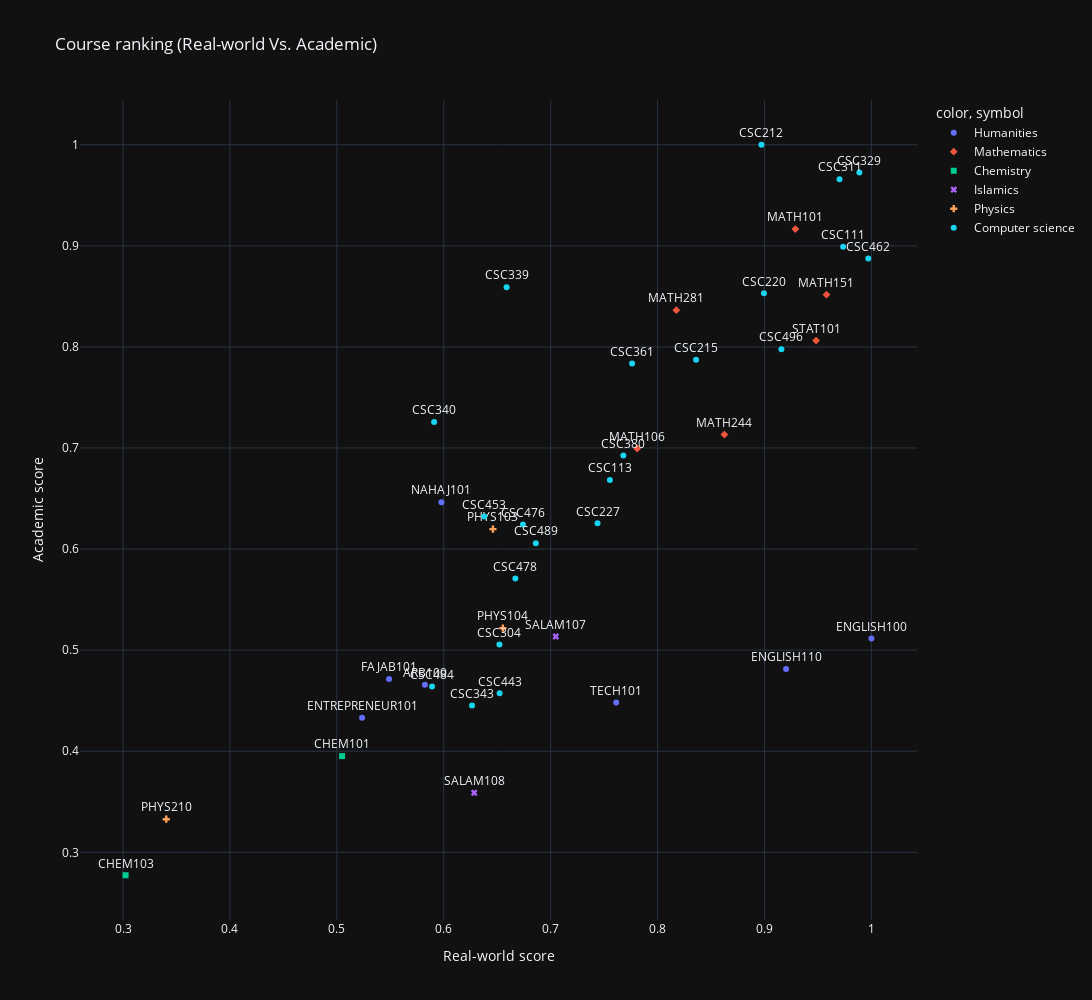

The code cell stored with this chart in its notebook:
### Code cell
sorted_categories = course_to_category(weighted_scores.index)
fig = px.scatter(weighted_scores, x="Real-world score", y="Academic score",color=sorted_categories, symbol=sorted_categories, title="Course ranking (Real-world Vs. Academic)",
                hover_name=weighted_scores.index, text=weighted_scores.index)

remove_double_naming_in_legend(fig)

fig.update_traces(textposition="top center")
fig.update_layout(height=1000, width=1600)
fig.write_image("images/Course ranking (Real-world Vs. Academic).png")
fig

### Figure 1 — Plotly figure (JSON) as saved in the notebook; plotly's stock layout.template omitted (floating-point values rounded to 4 significant figures)
{"data": [{"hovertemplate": "<b>%{hovertext}</b><br><br>color=Humanities<br>symbol=Humanities<br>Real-world score=%{x}<br>Academic score=%{y}<br>index=%{text}<extra></extra>", "hovertext": ["ENGLISH100", "ARB100", "TECH101", "ENTREPRENEUR101", "FAJAB101", "NAHAJ101", "ENGLISH110"], "legendgroup": "Humanities, Humanities", "marker": {"color": "#636efa", "symbol": "circle"}, "mode": "markers+text", "name": "Humanities", "orientation": "v", "showlegend": true, "text": ["ENGLISH100", "ARB100", "TECH101", "ENTREPRENEUR101", "FAJAB101", "NAHAJ101", "ENGLISH110"], "textposition": "top center", "type": "scatter", "x": [1, 0.5824, 0.7613, 0.5236, 0.5489, 0.5978, 0.9202], "xaxis": "x", "y": [0.5116, 0.4659, 0.4483, 0.4332, 0.4715, 0.6463, 0.4813], "yaxis": "y"}, {"hovertemplate": "<b>%{hovertext}</b><br><br>color=Mathematics<br>symbol=Mathematics<br>Real-world score=%{x}<br>Academic score=%{y}<br>index=%{text}<extra></extra>", "hovertext": ["MATH101", "STAT101", "MATH106", "MATH151", "MATH244", "MATH281"], "legendgroup": "Mathematics, Mathematics", "marker": {"color": "#EF553B", "symbol": "diamond"}, "mode": "markers+text", "name": "Mathematics", "orientation": "v", "showlegend": true, "text": ["MATH101", "STAT101", "MATH106", "MATH151", "MATH244", "MATH281"], "textposition": "top center", "type": "scatter", "x": [0.9289, 0.9483, 0.7809, 0.958, 0.8625, 0.8176], "xaxis": "x", "y": [0.9166, 0.8063, 0.6995, 0.8517, 0.7133, 0.8364], "yaxis": "y"}, {"hovertemplate": "<b>%{hovertext}</b><br><br>color=Chemistry<br>symbol=Chemistry<br>Real-world score=%{x}<br>Academic score=%{y}<br>index=%{text}<extra></extra>", "hovertext": ["CHEM101", "CHEM103"], "legendgroup": "Chemistry, Chemistry", "marker": {"color": "#00cc96", "symbol": "square"}, "mode": "markers+text", "name": "Chemistry", "orientation": "v", "showlegend": true, "text": ["CHEM101", "CHEM103"], "textposition": "top center", "type": "scatter", "x": [0.5049, 0.3024], "xaxis": "x", "y": [0.3952, 0.2773], "yaxis": "y"}, {"hovertemplate": "<b>%{hovertext}</b><br><br>color=Islamics<br>symbol=Islamics<br>Real-world score=%{x}<br>Academic score=%{y}<br>index=%{text}<extra></extra>", "hovertext": ["SALAM107", "SALAM108"], "legendgroup": "Islamics, Islamics", "marker": {"color": "#ab63fa", "symbol": "x"}, "mode": "markers+text", "name": "Islamics", "orientation": "v", "showlegend": true, "text": ["SALAM107", "SALAM108"], "textposition": "top center", "type": "scatter", "x": [0.7048, 0.6285], "xaxis": "x", "y": [0.5135, 0.3589], "yaxis": "y"}, {"hovertemplate": "<b>%{hovertext}</b><br><br>color=Physics<br>symbol=Physics<br>Real-world score=%{x}<br>Academic score=%{y}<br>index=%{text}<extra></extra>", "hovertext": ["PHYS104", "PHYS210", "PHYS103"], "legendgroup": "Physics, Physics", "marker": {"color": "#FFA15A", "symbol": "cross"}, "mode": "markers+text", "name": "Physics", "orientation": "v", "showlegend": true, "text": ["PHYS104", "PHYS210", "PHYS103"], "textposition": "top center", "type": "scatter", "x": [0.6553, 0.3405, 0.646], "xaxis": "x", "y": [0.5217, 0.3327, 0.6198], "yaxis": "y"}, {"hovertemplate": "<b>%{hovertext}</b><br><br>color=Computer science<br>symbol=Computer science<br>Real-world score=%{x}<br>Academic score=%{y}<br>index=%{text}<extra></extra>", "hovertext": ["CSC111", "CSC113", "CSC220", "CSC212", "CSC215", "CSC304", "CSC380", "CSC227", "CSC311", "CSC339", "CSC343", "CSC361", "CSC329", "CSC340", "CSC453", "CSC496", "CSC443", "CSC462", "CSC476", "CSC478", "CSC484", "CSC489"], "legendgroup": "Computer science, Computer science", "marker": {"color": "#19d3f3", "symbol": "circle"}, "mode": "markers+text", "name": "Computer science", "orientation": "v", "showlegend": true, "text": ["CSC111", "CSC113", "CSC220", "CSC212", "CSC215", "CSC304", "CSC380", "CSC227", "CSC311", "CSC339", "CSC343", "CSC361", "CSC329", "CSC340", "CSC453", "CSC496", "CSC443", "CSC462", "CSC476", "CSC478", "CSC484", "CSC489"], "textposition": "top center", "type": "scatter", "x": [0.9735, 0.7554, 0.8995, 0.8971, 0.836, 0.6521, 0.768, 0.7438, 0.9702, 0.6588, 0.6264, 0.7762, 0.9888, 0.591, 0.638, 0.9158, 0.6523, 0.9971, 0.6741, 0.667, 0.5891, 0.6861], "xaxis": "x", "y": [0.8991, 0.6684, 0.853, 1, 0.7874, 0.5057, 0.6926, 0.6255, 0.9659, 0.8591, 0.4452, 0.7835, 0.9726, 0.7256, 0.6321, 0.7978, 0.4573, 0.8873, 0.6242, 0.5708, 0.464, 0.6059], "yaxis": "y"}], "layout": {"height": 1000, "legend": {"title": {"text": "color, symbol"}, "tracegroupgap": 0}, "title": {"text": "Course ranking (Real-world Vs. Academic)"}, "width": 1600, "xaxis": {"anchor": "y", "domain": [0, 1], "title": {"text": "Real-world score"}}, "yaxis": {"anchor": "x", "domain": [0, 1], "title": {"text": "Academic score"}}}}
